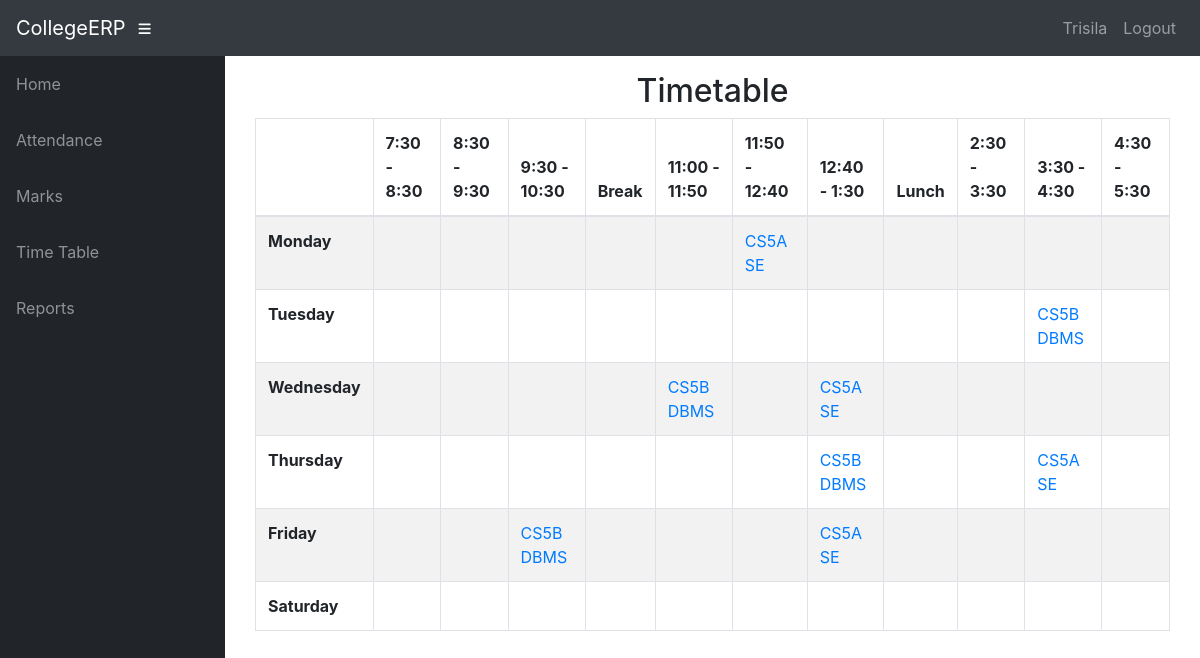
/info/teacher/CS03/t_timetable/ (signed in), run on the app's committed database.
### info/models.py (models this page shows, shortened)
class User(AbstractUser):
    @property
    def is_student(self):
        if hasattr(self, 'student'):
            return True
        return False
    @property
    def is_teacher(self):
        if hasattr(self, 'teacher'):
            return True
        return False

class Teacher(models.Model):
    user = models.OneToOneField(User, on_delete=models.CASCADE, null=True)
    id = models.CharField(primary_key=True, max_length=100)
    dept = models.ForeignKey(Dept, on_delete=models.CASCADE, default=1)
    name = models.CharField(max_length=100)
    sex = models.CharField(max_length=50, choices=sex_choice, default='Male')
    DOB = models.DateField(default='1980-01-01')

class AssignTime(models.Model):
    assign = models.ForeignKey(Assign, on_delete=models.CASCADE)
    period = models.CharField(max_length=50, choices=time_slots, default='11:00 - 11:50')
    day = models.CharField(max_length=15, choices=DAYS_OF_WEEK)

class Assign(models.Model):
    class_id = models.ForeignKey(Class, on_delete=models.CASCADE)
    course = models.ForeignKey(Course, on_delete=models.CASCADE)
    teacher = models.ForeignKey(Teacher, on_delete=models.CASCADE)
    class Meta:
        unique_together = (('course', 'class_id', 'teacher'),)

class Course(models.Model):
    dept = models.ForeignKey(Dept, on_delete=models.CASCADE)
    id = models.CharField(primary_key='True', max_length=50)
    name = models.CharField(max_length=50)
    shortname = models.CharField(max_length=50, default='X')

### info/views.py (the view)
# urls.py: path('teacher/<slug:teacher_id>/t_timetable/',
@login_required()
def t_timetable(request, teacher_id):
    asst = AssignTime.objects.filter(assign__teacher_id=teacher_id)
    class_matrix = [[True for i in range(12)] for j in range(6)]
    for i, d in enumerate(DAYS_OF_WEEK):
        t = 0
        for j in range(12):
            if j == 0:
                class_matrix[i][0] = d[0]
                continue
            if j == 4 or j == 8:
                continue
            try:
                a = asst.get(period=time_slots[t][0], day=d[0])
                class_matrix[i][j] = a
            except AssignTime.DoesNotExist:
                pass
            t += 1
    context = {
        'class_matrix': class_matrix,
    }
    return render(request, 'info/t_timetable.html', context)

### info/templates/info/t_timetable.html
{% extends 'info/base.html' %}
    {% block content %}
    <div class="container">
        <div class="container">
            <div class="row">
                <div class="col-md-12">
                    <h2 class="text-center">
                        Timetable
                    </h2>
                </div>
                <div id="no-more-tables">
                     <div class="table-responsive">
                        <table class="col-sm-12 table table-bordered table-striped table- cf " id="dataTable" width="100%" cellspacing="0">
                            <thead class="cf">
                                <tr>
                                    <th>      </th>
                                    <th>7:30 - 8:30</th>
                                    <th>8:30 - 9:30</th>
                                    <th>9:30 - 10:30</th>
                                    <th>Break</th>
                                    <th>11:00 - 11:50</th>
                                    <th>11:50 - 12:40</th>
                                    <th>12:40 - 1:30</th>
                                    <th>Lunch</th>
                                    <th>2:30 - 3:30</th>
                                    <th>3:30 - 4:30</th>
                                    <th>4:30 - 5:30</th>
                                </tr>
                            </thead>
                            <tbody>
                                {% for i in class_matrix %}
                                <tr>
                                    {% for j in i %}
                                        {% if forloop.counter == 1 %}
                                            <td><b>{{ j }}</b></td>
                                        {% elif j == True %}
                                            <td></td>
                                        {% else %}
                                            <td><a href="{% url 'free_teachers' j.id %}"
                                                    onclick="window.open('{% url 'free_teachers' j.id %}',
                                                                         'newwindow',
                                                                         'width=600,height=400');
                                                              return false;">{{ j.assign.class_id_id }} {{ j.assign.course.shortname }}</a>
                                            </td>
                                        {% endif %}
                                    {% endfor %}
                                </tr>
                                {% endfor %}
                            </tbody>
                        </table>
                     </div>
                </div>
            </div>
        </div>
    </div>
    {% endblock %}

### info/templates/info/base.html (shortened to what this page needs)
<!DOCTYPE html>
<html lang="en">
  <head>
      {% load static %}
    <link href="{% static '/info/bootstrap/vendor/bootstrap/css/bootstrap.min.css' %}" rel="stylesheet">
    <link href="{% static '/info/bootstrap/vendor/fontawesome-free/css/all.min.css' %}" rel="stylesheet" type="text/css">
    <link href="{% static '/info/bootstrap/vendor/datatables/dataTables.bootstrap4.css' %}" rel="stylesheet">
    <link href="{% static '/info/bootstrap/css/sb-admin.css' %}" rel="stylesheet">
  </head>
  <body id="page-top">
    <nav class="navbar navbar-expand navbar-dark bg-dark static-top">
      <a class="navbar-brand mr-1" href="{% url 'index' %}">CollegeERP</a>
      <button class="btn btn-link btn-sm text-white order-1 order-sm-0" id="sidebarToggle" href="#">
        <i class="fas fa-bars"></i>
      </button>
        <div class="collapse navbar-collapse" id="navbarResponsive">
          <ul class="navbar-nav ml-auto">
            <li class="nav-item">
                {% if request.user.is_student %}
                    <a class="nav-link text-capitalize">{{ request.user.student.name }}</a>
                {% elif request.user.is_teacher %}
                    <a class="nav-link text-capitalize">{{ request.user.teacher.name }}</a>
                {% endif %}
            </li>
            <li class="nav-item">
                <a class="nav-link" href="#" data-toggle="modal" data-target="#logoutModal">Logout</a>
            </li>
          </ul>
        </div>
    </nav>
    <div id="wrapper">
      <ul class="sidebar navbar-nav">
            <li class="nav-item">
              <a class="nav-link" href="{% url 'index' %}">
                <span>Home</span>
              </a>
            </li>
        {% if request.user.is_student %}
            <li class="nav-item">
              <a class="nav-link" href="{% url 'attendance' request.user.student.USN %}">
                <span>Attendance</span>
              </a>
            </li>
            <li class="nav-item">
              <a class="nav-link" href="{% url 'attendance' request.user.student.USN %}">
                <span>Attendance By Subject</span>
              </a>
            </li>
            <li class="nav-item">
              <a class="nav-link" href="{% url 'marks_list' request.user.student.USN %}">
                <span>Marks</span>
              </a>
            </li>
              <li class="nav-item">
              <a class="nav-link" href="{% url 'timetable' request.user.student.class_id_id %}">
                <span>Time Table</span>
              </a>
            </li>
        {% elif request.user.is_teacher %}
            <li class="nav-item">
              <a class="nav-link" href="{% url 't_clas' request.user.teacher.id 1 %}">
                <span>Attendance</span>
              </a>
            </li>
            <li class="nav-item">
              <a class="nav-link" href="{% url 't_clas' request.user.teacher.id 2 %}">
                <span>Marks</span>
              </a>
            </li>
              <li class="nav-item">
              <a class="nav-link" href="{% url 't_timetable' request.user.teacher.id %}">
                <span>Time Table</span>
              </a>
            </li>
            <li class="nav-item">
              <a class="nav-link" href="{% url 't_clas' request.user.teacher.id 3 %}">
                <span>Reports</span>
              </a>
            </li>
        {% endif %}
      </ul>
      <div id="content-wrapper">
        <div class="container-fluid">
            {% block content %}
            {% endblock %}
        </div>
      </div>
    </div>
  </body>
</html>

### data on the page
User: user.teacher.name "Trisila"
AssignTime: i "Monday", assign.class_id_id "CS5A", assign.course.shortname "SE"
AssignTime: i "Tuesday", assign.class_id_id "CS5B", assign.course.shortname "DBMS"
AssignTime: i "Wednesday", assign.class_id_id "CS5B", assign.course.shortname "DBMS"
AssignTime: assign.class_id_id "CS5A", assign.course.shortname "SE"
AssignTime: i "Thursday", assign.class_id_id "CS5B", assign.course.shortname "DBMS"
AssignTime: assign.class_id_id "CS5A", assign.course.shortname "SE"
AssignTime: i "Friday", assign.class_id_id "CS5B", assign.course.shortname "DBMS"
AssignTime: assign.class_id_id "CS5A", assign.course.shortname "SE"

### other printed values
{{ j }} "Saturday"
